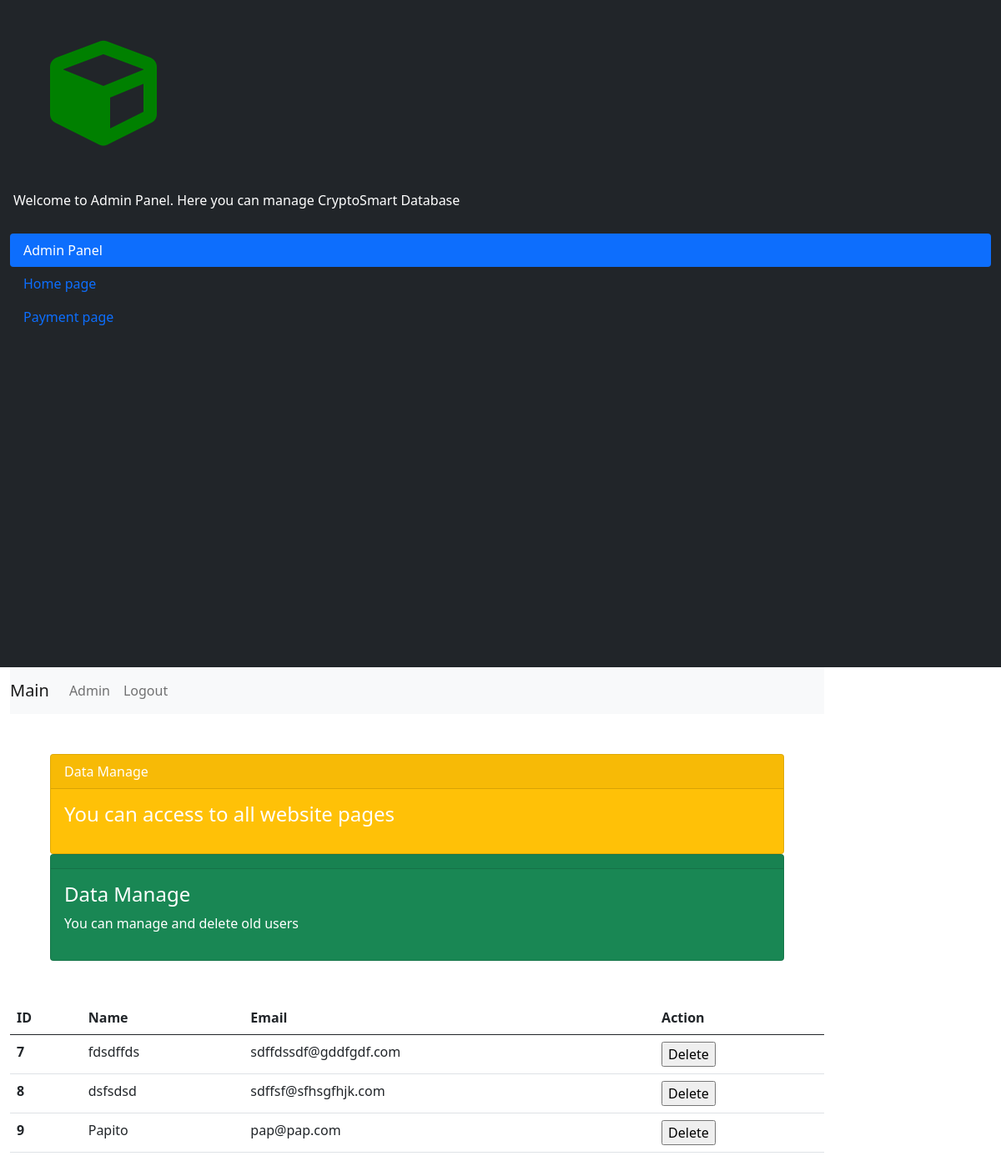
Page /admin_panel.php on the earlier database version.
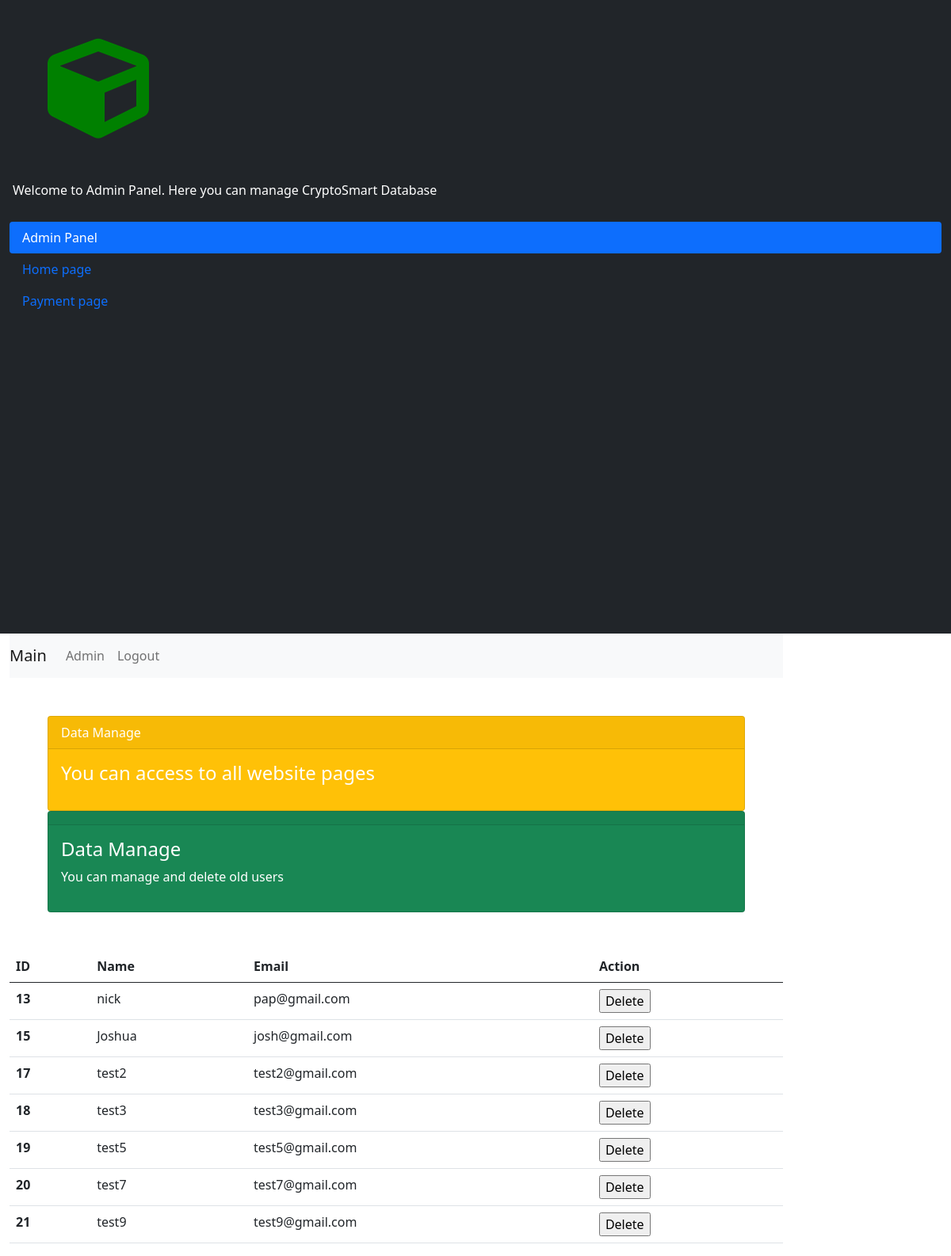
Same page on the later database version.
### tables this page shows
CREATE TABLE `users` (
  `id` int(11) NOT NULL,
  `name` varchar(50) DEFAULT NULL,
  `login` varchar(100) DEFAULT NULL,
  `email` varchar(255) DEFAULT NULL,
  `password` int(11) DEFAULT NULL,
  `Type_ID` int(11) NOT NULL
);

### admin_panel.php (the view, shortened to what this page needs)
<?php
  require_once 'server/connect.php';
?>
<!DOCTYPE html>
<html lang="en">
<head>
    <link rel="stylesheet" href="https://cdnjs.cloudflare.com/ajax/libs/font-awesome/5.15.3/css/all.min.css" />
    <link rel = "stylesheet" href = "css/bootstrap.css">
</head>
<body>
<div class="container-fluid fill">
  <div class="row">
    <div class="col bg-dark" style="height: 100vh;">
    <i class="fa fa-cube fa-8x m-5" style="color:green;"></i>
    <p class="card-text m-1 pb-4" style="color:white;">Welcome to Admin Panel. Here you can manage CryptoSmart Database</p>
        <ul class="nav nav-pills flex-column">
          <li class="nav-item">
            <a class="nav-link active" href="#">Admin Panel</a>
          </li>
          <li class="nav-item">
            <a class="nav-link" href="main.php">Home page</a>
          </li>
          <li class="nav-item">
            <a class="nav-link" href="payment.php">Payment page</a>
          </li>
       </ul>
      </div>
    <div class="col-md-10">
   <nav class="navbar navbar-expand-lg navbar-light bg-light">
  <a class="navbar-brand" href="#">Main</a>
  <div class="collapse navbar-collapse" id="navbarNavDropdown">
    <ul class="navbar-nav">
      <li class="nav-item active">
        <a class="nav-link" href="#">Admin<span class="sr-only">(current)</span></a>
      </li>
      <li class="nav-item">
        <a class="nav-link" href="server/logout.php">Logout</a>
      </li>
    </ul>
  </div>
</nav>
    <div class="row">
      <div class="col-md-12">
      <div class="card-deck p-5">
        <div class="card bg-warning text-white">
          <div class="card-header">Data Manage</div>
            <div class="card-body">
            <h4 class="card-title">You can access to all website pages</h4>
          </div>
        </div>
        <div class="card bg-success text-white">
          <div class="card-header"></div>
            <div class="card-body">
            <h4 class="card-title">Data Manage</h4>
            <p clas="card-text">You can manage and delete old users</p>
          </div>
        </div>
        </div>
    </div>
      </div>
      <table class="table table-hover w-100">
        <thead>
          <tr>
            <th>ID</th>
            <th>Name</th>
            <th>Email</th>
            <th>Action</th>
         </tr>
        </thead>
        <tbody>
        <?php
        $sql = "SELECT * FROM users";
        $result = mysqli_query($connect, $sql);
        while ($users = mysqli_fetch_assoc($result)){ ?>
          <tr>
            <th><?= $users['id'] ?></th>
            <td><?= $users['name'] ?></td>
            <td><?= $users['email'] ?></td>
            <td><form action="server/delete.php" method="POST">
                 <input type="submit" value="Delete">
             </form>
            </td>
          </tr>
        <?php } ?>
        </tbody>
      </table>
</div>
</div>
</div>
</body>
</html>

Differences in the rows shown:
removed users: id "7", name "fdsdffds", email "sdffdssdf@gddfgdf.com"
removed users: id "8", name "dsfsdsd", email "sdffsf@sfhsgfhjk.com"
removed users: id "9", name "Papito", email "pap@pap.com"
added users: id "13", name "nick", email "pap@gmail.com"
added users: id "15", name "Joshua", email "josh@gmail.com"
added users: id "17", name "test2", email "test2@gmail.com"
added users: id "18", name "test3", email "test3@gmail.com"
added users: id "19", name "test5", email "test5@gmail.com"
added users: id "20", name "test7", email "test7@gmail.com"
added users: id "21", name "test9", email "test9@gmail.com"
